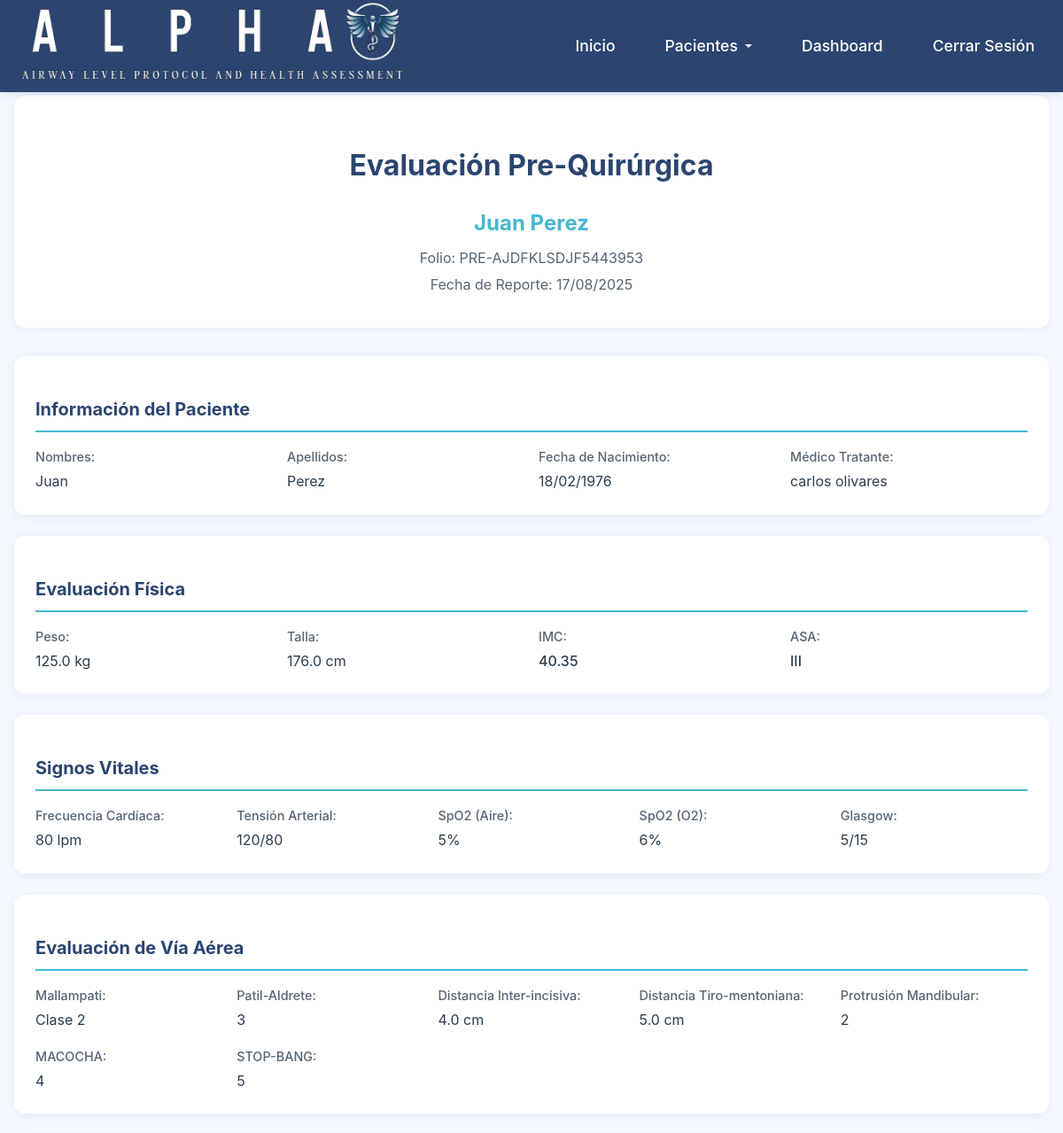
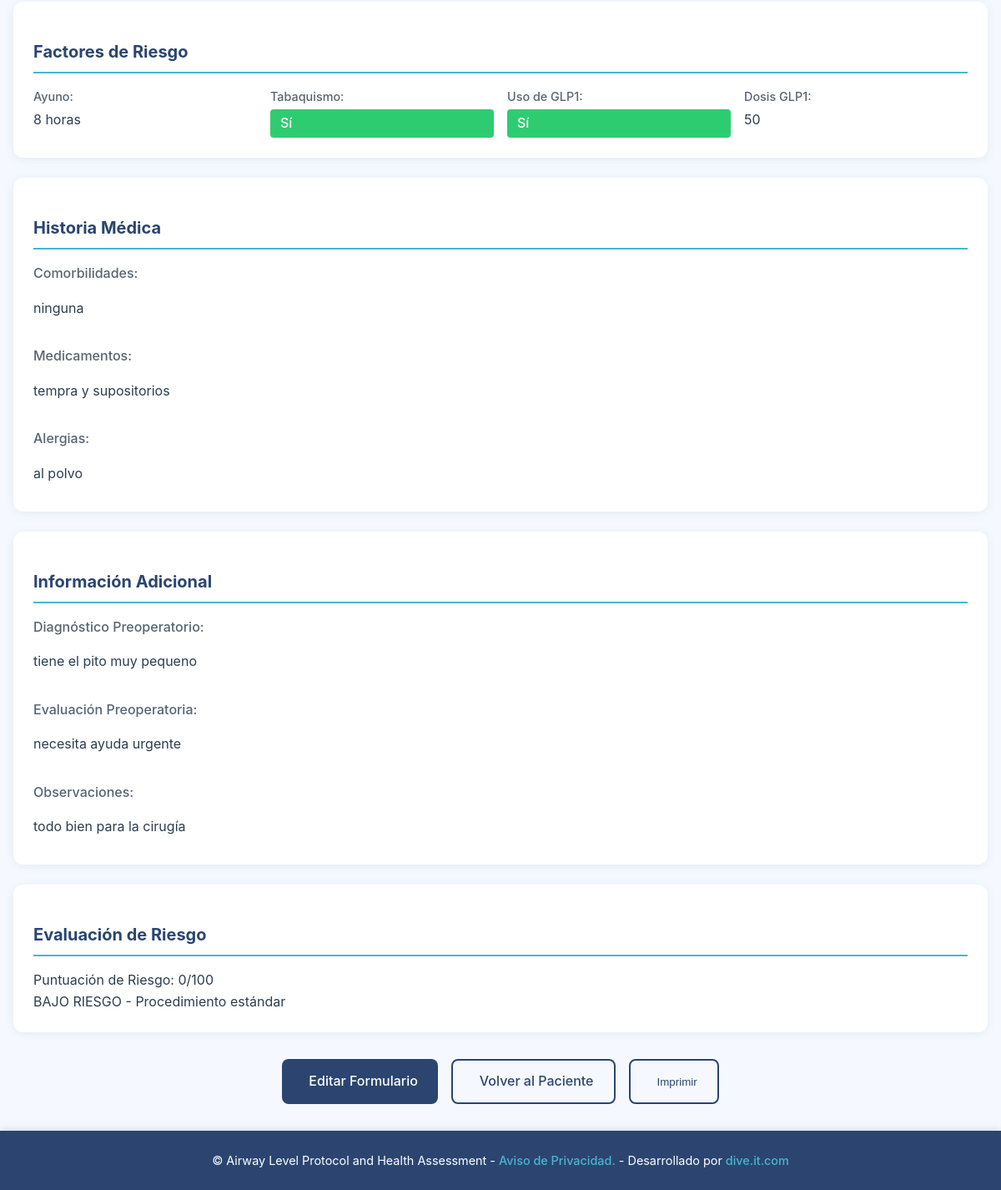
The page /pacientes/presurgery/PRE-AJDFKLSDJF5443953/ (signed in) on the database its author committed (2 pictures, top to bottom).
### website/models.py (models this page shows, shortened)
class PreSurgeryForm(models.Model):
    ASA_CHOICES = [
        (1, 'I'),
        (2, 'II'),
        (3, 'III'),
        (4, 'IV'),
        (5, 'V'),
        (6, 'VI'),
    ]
    MALLAMPATI_CHOICES = [(i, str(i)) for i in range(1, 5)]
    PATIL_ALDRETE_CHOICES = [(i, str(i)) for i in range(1, 5)]
    PROTRUSION_CHOICES = [(i, str(i)) for i in range(1, 5)]
    folio_hospitalizacion = models.CharField(
        max_length=50,
        primary_key=True,
        verbose_name="Folio Hospitalización"
    )
    nombres = models.CharField(max_length=100, verbose_name="Nombres")
    apellidos = models.CharField(max_length=100, verbose_name="Apellidos")
    medico = models.CharField(max_length=100, verbose_name="Médico")
    fecha_nacimiento = models.DateField(verbose_name="Fecha de Nacimiento")
    codigo_barras = models.ImageField(
        upload_to='codigos_barra/',
        verbose_name="Código de Barras"
    )
    fecha_reporte = models.DateField(verbose_name="Fecha de Reporte")
    medico_tratante = models.CharField(
        max_length=100,
        verbose_name="Médico Tratante"
    )
    diagnostico_preoperatorio = models.TextField(
        verbose_name="Diagnóstico Preoperatorio"
    )
    peso = models.FloatField(verbose_name="Peso (kg)")
    talla = models.FloatField(verbose_name="Talla (cm)")
    imc = models.FloatField(verbose_name="IMC")
    estado_fisico_asa = models.IntegerField(
        choices=ASA_CHOICES,
        verbose_name="Estado Físico ASA"
    )
    comorbilidades = models.TextField(
        blank=True,
        verbose_name="Comorbilidades"
    )
    medicamentos = models.TextField(
        blank=True,
        verbose_name="Medicamentos"
    )
    ayuno_hrs = models.IntegerField(verbose_name="Ayuno (hrs)")
    uso_glp1 = models.BooleanField(
        default=False,
        verbose_name="Uso de GLP1"
    )
    dosis_glp1 = models.CharField(
        max_length=50,
        blank=True,
        verbose_name="Dosis GLP1"
    )
    alergias = models.TextField(
        blank=True,
        verbose_name="Alergias"
    )
    tabaquismo = models.BooleanField(
        default=False,
        verbose_name="Tabaquismo"
    )
    antecedentes_dificultad = models.BooleanField(
        default=False,
        verbose_name="Antecedentes de Dificultad de Manejo"
    )
    descripcion_dificultad = models.TextField(
        blank=True,
        verbose_name="Descripción de Dificultad"
    )
    evaluacion_preoperatoria = models.TextField(
        verbose_name="Evaluación Preoperatoria"
    )
    estudios_radiologicos_va = models.ImageField(
        upload_to='estudios_radiologicos/',
        blank=True,
        verbose_name="Estudios Radiológicos VA"
    )
    uso_usg_gastrico = models.BooleanField(
        default=False,
        verbose_name="Uso de USG Gástrico"
    )
    usg_gastrico_ml = models.IntegerField(
        null=True,
        blank=True,
        verbose_name="USG Gástrico (ml)"
    )
    imagen_usg_gastrico = models.ImageField(
        upload_to='usg_gastrico/',
        blank=True,
        verbose_name="Imagen USG Gástrico"
    )
    fc = models.IntegerField(verbose_name="FC")
    ta = models.TextField(verbose_name="TA")
    spo2_aire = models.IntegerField(verbose_name="SpO2 Aire Ambiente")
    spo2_oxigeno = models.IntegerField(verbose_name="SpO2 con Oxígeno")
    glasgow = models.IntegerField(verbose_name="Glasgow")
    mallampati = models.IntegerField(
        choices=MALLAMPATI_CHOICES,
        validators=[MinValueValidator(1), MaxValueValidator(4)],
        verbose_name="Mallampati"
    )
    patil_aldrete = models.IntegerField(
        choices=PATIL_ALDRETE_CHOICES,
        validators=[MinValueValidator(1), MaxValueValidator(4)],
        verbose_name="Patil-Aldrete"
    )
    distancia_inter_incisiva = models.FloatField(
        verbose_name="Distancia Inter-incisiva (cm)"
    )
    distancia_tiro_mentoniana = models.FloatField(
        verbose_name="Distancia Tiro-mentoniana (cm)"
    )
    protrusion_mandibular = models.IntegerField(
        choices=PROTRUSION_CHOICES,
        validators=[MinValueValidator(1), MaxValueValidator(4)],
        verbose_name="Protrusión Mandibular"
    )
    macocha = models.IntegerField(verbose_name="Macocha")
    stop_bang = models.IntegerField(verbose_name="Stop Bang")
    desviacion_traquea = models.IntegerField(
        verbose_name="Desviación de la Tráquea (cm)"
    )
    problemas_deglucion = models.BooleanField(
        default=False,
        verbose_name="Problemas de Deglución"
    )
    estridor_laringeo = models.BooleanField(
        default=False,
        verbose_name="Estridor Laríngeo"
    )
    observaciones = models.TextField(
        blank=True,
        verbose_name="Observaciones"
    )
    class Meta:
        verbose_name = _("Pre-Surgery Form")
        verbose_name_plural = _("Pre-Surgery Forms")

### website/views.py (the view)
@login_required
def presurgery_detail(request, pk):
    form = get_object_or_404(PreSurgeryForm, folio_hospitalizacion=pk)
    patient = get_object_or_404(Patient, folio_hospitalizacion=pk.replace('PRE-', ''))
    if patient.medico != request.user and not request.user.is_staff:
        messages.error(request, 'No tienes permiso para ver este formulario.')
        return redirect('patient-list')
    context = {
        'form': form,
        'patient': patient
    }
    return render(request, 'presurgery_detail.html', context)

### website/templates/presurgery_detail.html (shortened to what this page needs)
{% extends "base.html" %}
{% load static %}
{% block extra_css %}
<link rel="stylesheet" href="{% static 'css/presurgery_detail.css' %}">
{% endblock %}
{% block content %}
<div class="section surgery-detail-section">
    <div class="container">
        <div class="detail-header" data-aos="fade-up">
            <h1 class="detail-title">Evaluación Pre-Quirúrgica</h1>
            <div class="patient-meta">
                <h2>{{ form.nombres }} {{ form.apellidos }}</h2>
                <p class="folio">Folio: {{ form.folio_hospitalizacion }}</p>
                <p class="date">Fecha de Reporte: {{ form.fecha_reporte|date:"d/m/Y" }}</p>
            </div>
        </div>
        <div class="detail-grid">
            <div class="detail-card" data-aos="fade-up">
                <h3>Información del Paciente</h3>
                <div class="info-grid">
                    <div class="info-item">
                        <label>Nombres:</label>
                        <span>{{ form.nombres }}</span>
                    </div>
                    <div class="info-item">
                        <label>Apellidos:</label>
                        <span>{{ form.apellidos }}</span>
                    </div>
                    <div class="info-item">
                        <label>Fecha de Nacimiento:</label>
                        <span>{{ form.fecha_nacimiento|date:"d/m/Y" }}</span>
                    </div>
                    <div class="info-item">
                        <label>Médico Tratante:</label>
                        <span>{{ form.medico_tratante }}</span>
                    </div>
                </div>
            </div>
            <div class="detail-card" data-aos="fade-up" data-aos-delay="100">
                <h3>Evaluación Física</h3>
                <div class="info-grid">
                    <div class="info-item">
                        <label>Peso:</label>
                        <span>{{ form.peso }} kg</span>
                    </div>
                    <div class="info-item">
                        <label>Talla:</label>
                        <span>{{ form.talla }} cm</span>
                    </div>
                    <div class="info-item">
                        <label>IMC:</label>
                        <span class="bmi-value">{{ form.imc }}</span>
                    </div>
                    <div class="info-item">
                        <label>ASA:</label>
                        <span class="asa-status">{{ form.get_estado_fisico_asa_display }}</span>
                    </div>
                </div>
            </div>
            <div class="detail-card" data-aos="fade-up" data-aos-delay="150">
                <h3>Signos Vitales</h3>
                <div class="info-grid">
                    <div class="info-item">
                        <label>Frecuencia Cardíaca:</label>
                        <span>{{ form.fc }} lpm</span>
                    </div>
                    <div class="info-item">
                        <label>Tensión Arterial:</label>
                        <span>{{ form.ta }}</span>
                    </div>
                    <div class="info-item">
                        <label>SpO2 (Aire):</label>
                        <span>{{ form.spo2_aire }}%</span>
                    </div>
                    <div class="info-item">
                        <label>SpO2 (O2):</label>
                        <span>{{ form.spo2_oxigeno }}%</span>
                    </div>
                    <div class="info-item">
                        <label>Glasgow:</label>
                        <span>{{ form.glasgow }}/15</span>
                    </div>
                </div>
            </div>
            <div class="detail-card" data-aos="fade-up" data-aos-delay="200">
                <h3>Evaluación de Vía Aérea</h3>
                <div class="info-grid">
                    <div class="info-item">
                        <label>Mallampati:</label>
                        <span>Clase {{ form.mallampati }}</span>
                    </div>
                    <div class="info-item">
                        <label>Patil-Aldrete:</label>
                        <span>{{ form.patil_aldrete }}</span>
                    </div>
                    <div class="info-item">
                        <label>Distancia Inter-incisiva:</label>
                        <span>{{ form.distancia_inter_incisiva }} cm</span>
                    </div>
                    <div class="info-item">
                        <label>Distancia Tiro-mentoniana:</label>
                        <span>{{ form.distancia_tiro_mentoniana }} cm</span>
                    </div>
                    <div class="info-item">
                        <label>Protrusión Mandibular:</label>
                        <span>{{ form.protrusion_mandibular }}</span>
                    </div>
                    <div class="info-item">
                        <label>MACOCHA:</label>
                        <span>{{ form.macocha }}</span>
                    </div>
                    <div class="info-item">
                        <label>STOP-BANG:</label>
                        <span>{{ form.stop_bang }}</span>
                    </div>
                </div>
            </div>
            <div class="detail-card" data-aos="fade-up" data-aos-delay="250">
                <h3>Factores de Riesgo</h3>
                <div class="info-grid">
                    <div class="info-item">
                        <label>Ayuno:</label>
                        <span>{{ form.ayuno_hrs }} horas</span>
                    </div>
                    <div class="info-item status">
                        <label>Tabaquismo:</label>
                        <span class="status-indicator {% if form.tabaquismo %}positive{% else %}negative{% endif %}">
                            {{ form.tabaquismo|yesno:"Sí,No" }}
                        </span>
                    </div>
                    <div class="info-item status">
                        <label>Uso de GLP1:</label>
                        <span class="status-indicator {% if form.uso_glp1 %}positive{% else %}negative{% endif %}">
                            {{ form.uso_glp1|yesno:"Sí,No" }}
                        </span>
                    </div>
                    {% if form.uso_glp1 %}
                    <div class="info-item">
                        <label>Dosis GLP1:</label>
                        <span>{{ form.dosis_glp1 }}</span>
                    </div>
                    {% endif %}
                </div>
            </div>
            <div class="detail-card" data-aos="fade-up" data-aos-delay="300">
                <h3>Historia Médica</h3>
                <div class="info-block">
                    <div class="info-section">
                        <label>Comorbilidades:</label>
                        <p>{{ form.comorbilidades|linebreaks|default:"Ninguna reportada" }}</p>
                    </div>
                    <div class="info-section">
                        <label>Medicamentos:</label>
                        <p>{{ form.medicamentos|linebreaks|default:"Ninguno reportado" }}</p>
                    </div>
                    <div class="info-section">
                        <label>Alergias:</label>
                        <p>{{ form.alergias|linebreaks|default:"Ninguna reportada" }}</p>
                    </div>
                </div>
            </div>
            <div class="detail-card" data-aos="fade-up" data-aos-delay="350">
                <h3>Información Adicional</h3>
                <div class="info-block">
                    <div class="info-section">
                        <label>Diagnóstico Preoperatorio:</label>
                        <p>{{ form.diagnostico_preoperatorio|linebreaks }}</p>
                    </div>
                    <div class="info-section">
                        <label>Evaluación Preoperatoria:</label>
                        <p>{{ form.evaluacion_preoperatoria|linebreaks }}</p>
                    </div>
                    {% if form.observaciones %}
                    <div class="info-section">
                        <label>Observaciones:</label>
                        <p>{{ form.observaciones|linebreaks }}</p>
                    </div>
                    {% endif %}
                </div>
            </div>
        </div>
        <div class="detail-actions" data-aos="fade-up">
            <a href="{% url 'presurgery-update' form.folio_hospitalizacion %}" class="btn btn-primary">
                 Editar Formulario
            </a>
            <a href="{% url 'patient-detail' patient.id_paciente %}" class="btn btn-secondary">
                 Volver al Paciente
            </a>
        </div>
    </div>
</div>
{% endblock %}

### rows shown on the page
PreSurgeryForm: nombres "Juan", apellidos "Perez", folio_hospitalizacion "PRE-AJDFKLSDJF5443953", fecha_reporte "17/08/2025", fecha_nacimiento "18/02/1976", medico_tratante "carlos olivares", peso "125.0", talla "176.0", imc "40.35", estado_fisico_asa "III", fc "80", ta "120/80", spo2_aire "5", spo2_oxigeno "6", glasgow "5", mallampati "2", patil_aldrete "3", distancia_inter_incisiva "4.0", distancia_tiro_mentoniana "5.0", protrusion_mandibular "2", macocha "4", stop_bang "5", ayuno_hrs "8", tabaquismo "Sí", uso_glp1 "Sí", dosis_glp1 "50", comorbilidades "ninguna", medicamentos "tempra y supositorios", alergias "al polvo", diagnostico_preoperatorio "tiene el pito muy pequeno", evaluacion_preoperatoria "necesita ayuda urgente", observaciones "todo bien para la cirugía"
